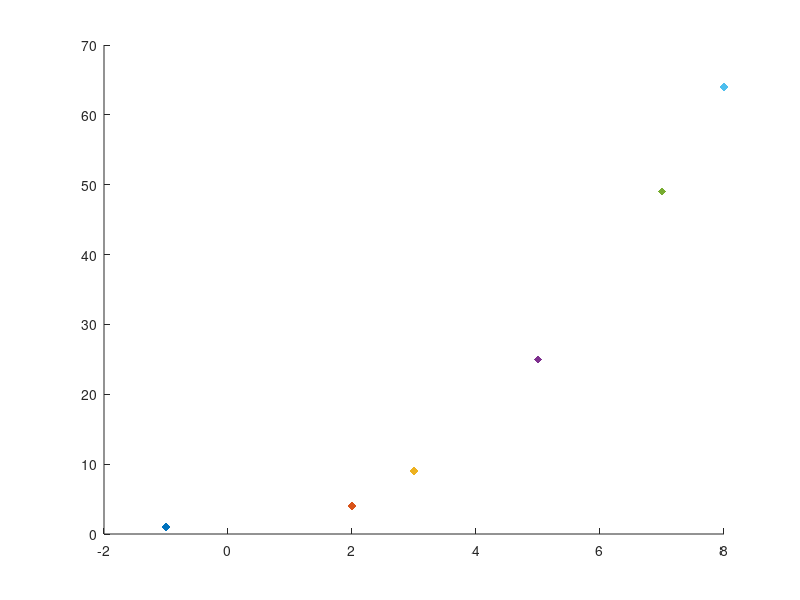

Source code (MATLAB): (Note: this script raises an error after producing the figure.)
function poly=points()
 x = [-1 1;2 4;3 9;5 25;7 49;8 64];
% x = [-1 1;2 4;3 9;5 25;7 49];
 hold on;
 npoints = size(x,1);
 
 for i=1:npoints
   scatter(x(i,1),x(i,2),'filled','marker','d')
 end
 if mod(npoints,2) ==0
   sprintf('QIP will not work since for even number of points')
   for i=1:npoints-1
     xt = [x(i,1) x(i,2);x(i+1,1) x(i+1,2)];
     xval = linspace(x(i,1),x(i+1,1),100);
     plot(xval, lip(xval,xt))
     fx = xval.^2;
   end
else
   for i=1:npoints-1
     xt = [x(i,1) x(i,2);x(i+1,1) x(i+1,2)];
     xval = linspace(x(i,1),x(i+1,1),100);
     plot(xval, lip(xval,xt))
   end
   for i=1:2:npoints-2
     xt1 = [x(i,1) x(i,2);x(i+1,1) x(i+1,2);x(i+2,1) x(i+2,2)];
     xval1 = linspace(x(i,1),x(i+2,1),100);
     plot(xval1, qip(xval1,xt1))
   end
 end
 hold off;
end
